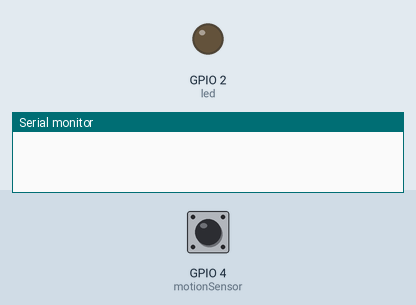
Simulated run of this sketch. Board: ESP32. On the bench: output pins drawn as LEDs (lit = HIGH), the last lines printed to the serial monitor. Inputs (shaded band) come from the test bench; at power-on: GPIO 4 (motionSensor) LOW.

Above: at 1.2 s.
1.3 s: GPIO 4 (motionSensor) pulsed HIGH 2 times (0.12 s each, 0.3 s apart)
At 2.4 s:
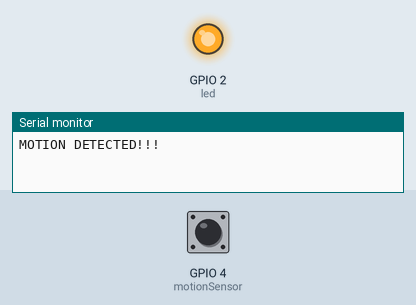
Timing chart, 0 to 6.2 s (numbered marks = the images above; inputs shaded):
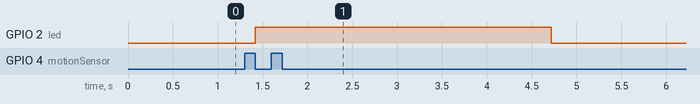

The sketch:

GPIO_Interrupt_With_Motion_Sensor.ino
```cpp
#define timeSeconds 3

// Set GPIOs for LED and PIR Motion Sensor
const int led = 2;
const int motionSensor = 4;

// Timer: Auxiliary variables
unsigned long now = millis();
unsigned long lastTrigger = 0;
boolean startTimer = false;
boolean motion = false;

// Checks if motion was detected, sets LED HIGH and starts a timer
// IRAM_ATTR is used to run IRQ on RAM instead of ROM. Make it run faster. (Macros redirect it to RAM memory region.)
void IRAM_ATTR detectsMovement() {
  digitalWrite(led, HIGH);
  startTimer = true;
  lastTrigger = millis();
}

void setup() {
  // Serial port for debugging purposes
  Serial.begin(115200);

  // PIR Motion Sensor mode INPUT_PULLUP
  pinMode(motionSensor, INPUT_PULLUP);
  // Set motionSensor pin as interrupt, assign interrupt function and set RISING mode
  attachInterrupt(digitalPinToInterrupt(motionSensor), detectsMovement, FALLING); // LOW, HIGH, CHANGE, RISING, FALLING

  // Set LED to LOW
  pinMode(led, OUTPUT);
  digitalWrite(led, LOW);
}

void loop() {
  // Current time
  now = millis();
  if((digitalRead(led) == HIGH) && (motion == false)) {
    Serial.println("MOTION DETECTED!!!");
    motion = true;
  }
  // Turn off the LED after the number of seconds defined in the timeSeconds variable
  if(startTimer && (now - lastTrigger > (timeSeconds*1000))) {
    Serial.println("Motion stopped...");
    digitalWrite(led, LOW);
    startTimer = false;
    motion = false;
  }
}
```

Measured:
- after the input at 1.3 s, GPIO 2 (led): LOW → HIGH after 0.12 s, → LOW 3.3 s later
